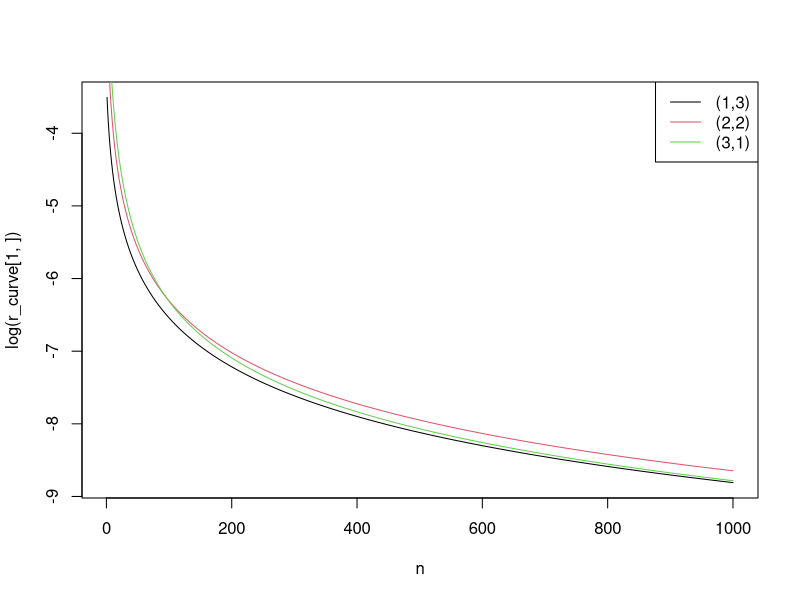
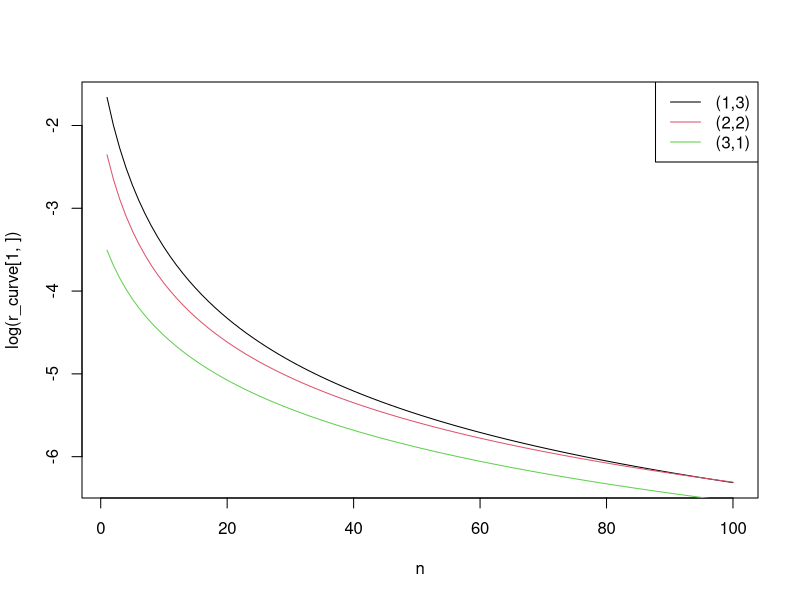
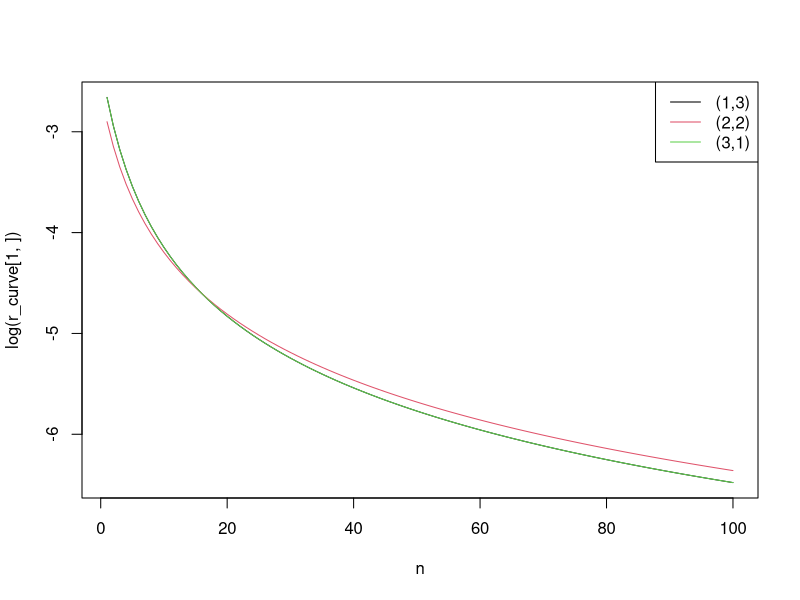

These charts were generated, in order, by the following R code:
## ---- chunk 1
m1 <- function(alpha, beta){
  return(alpha/4)
}

m2 <- function(alpha, beta){
  return((alpha * beta + 5 * alpha^2) / 80)
}

ave_risk <- function(a, b, alpha, beta, n){
  out = (16-n) * m2(alpha, beta) + (n - 8 * a) * m1(alpha, beta) + a^2
  return(out/(4+n)^2)
}

## ---- chunk 2
estimators <- list()
estimators[[1]] = c(1,3)
estimators[[2]] = c(2,3)
estimators[[3]] = c(3,1)

prior = estimators

## ---- chunk 3
i = 1
n <- 1:1000
r_curve <- matrix(NA, nrow = 3, ncol = length(n))
for(k in 1:3){
  a = estimators[[i]][1]
  b = estimators[[i]][1]
  alpha = prior[[k]][1]
  beta = prior[[k]][2]
  r_curve[k, ] = ave_risk(a, b,alpha, beta, n)
}
plot(n,log(r_curve[1,]),type = "l", col = 1)
lines(n,log(r_curve[2,]), col = 2)
lines(n,log(r_curve[3,]), col = 3)
legend("topright",legend = c("(1,3)", "(2,2)", "(3,1)"), col = 1:3, lty = 1:1)
any(r_curve[3,] < r_curve[2,])
any(r_curve[3,] > r_curve[1,])
## ---- chunk 4
n <- 1:100
i = 3
r_curve <- matrix(NA, nrow = 3, ncol = length(n))
for(k in 1:3){
  a = estimators[[i]][1]
  b = estimators[[i]][1]
  alpha = prior[[k]][1]
  beta = prior[[k]][2]
  r_curve[k, ] = ave_risk(a, b,alpha, beta, n)
}

plot(n,log(r_curve[1,]),type = "l", col = 1)
lines(n,log(r_curve[2,]), col = 2)
lines(n,log(r_curve[3,]), col = 3)
legend("topright",legend = c("(1,3)", "(2,2)", "(3,1)"), col = 1:3, lty = 1:1)
## ---- chunk 5
n <- 1:100
i = 2
r_curve <- matrix(NA, nrow = 3, ncol = length(n))
for(k in 1:3){
  a = estimators[[i]][1]
  b = estimators[[i]][1]
  alpha = prior[[k]][1]
  beta = prior[[k]][2]
  r_curve[k, ] = ave_risk(a, b,alpha, beta, n)
}

plot(n,log(r_curve[1,]),type = "l", col = 1)
lines(n,log(r_curve[2,]), col = 2)
lines(n,log(r_curve[3,]), col = 3)
legend("topright",legend = c("(1,3)", "(2,2)", "(3,1)"), col = 1:3, lty = 1:1)
